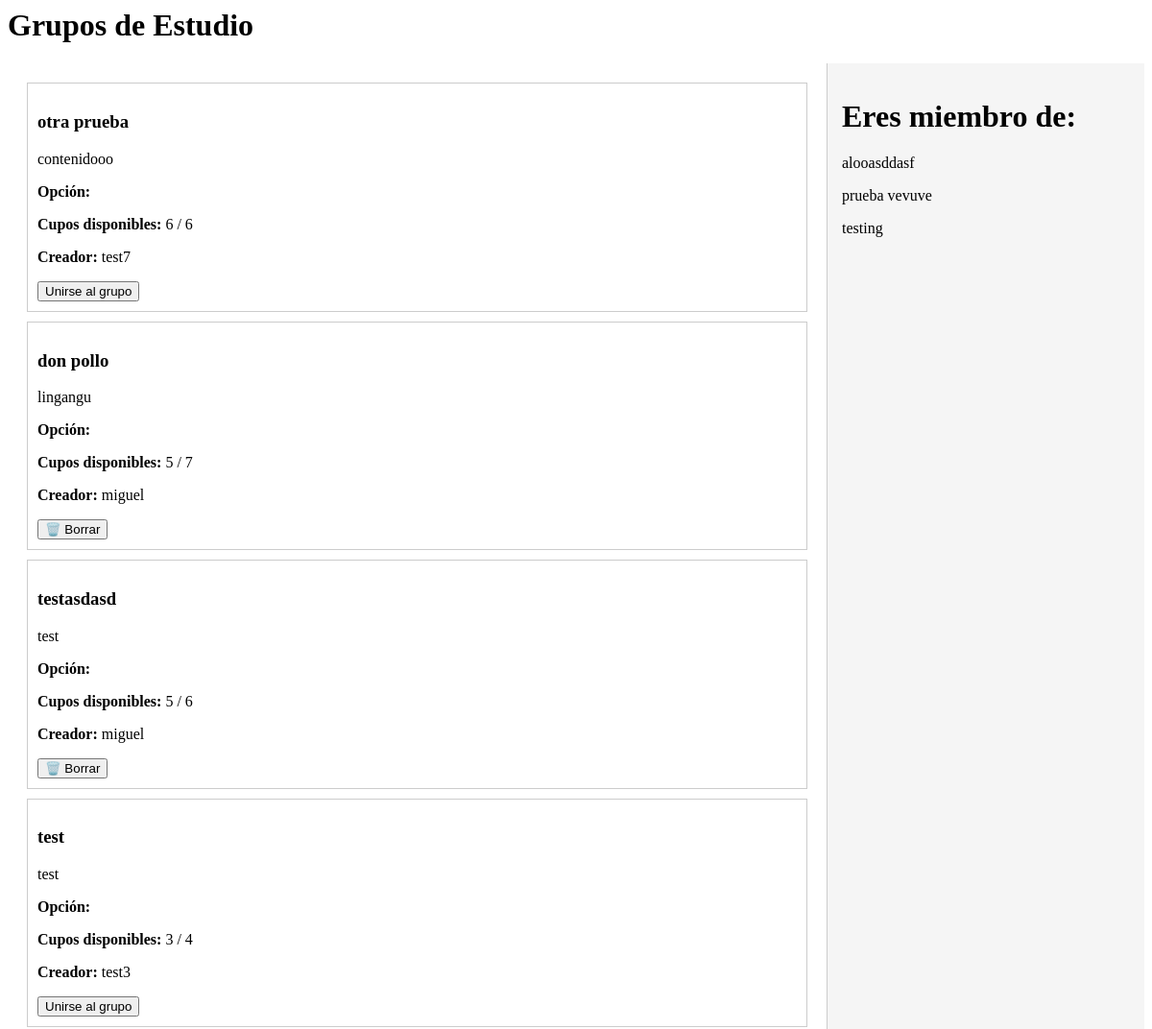
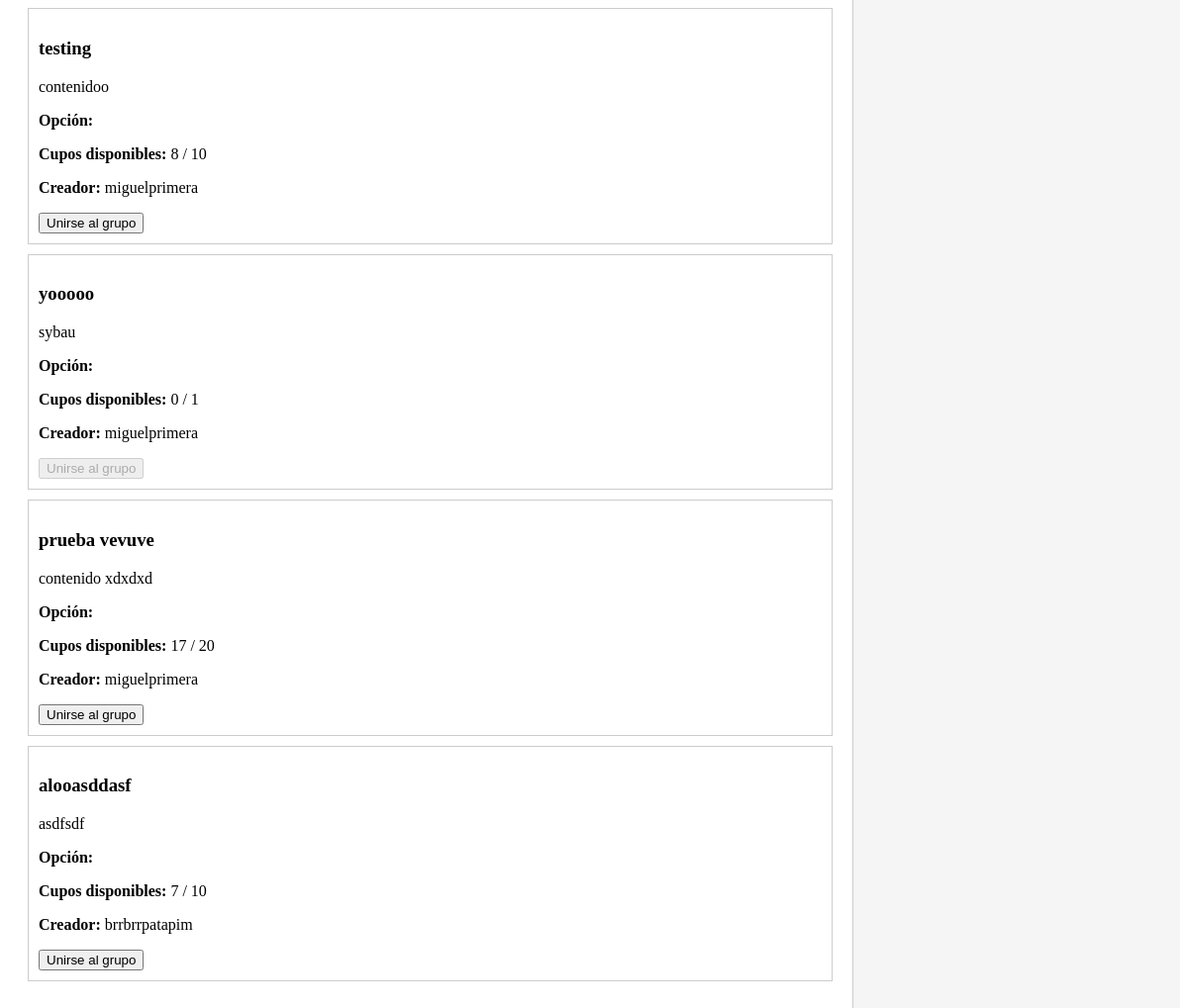
Page /lista_publicaciones (signed in) on the earlier database version (2 pictures, top to bottom).
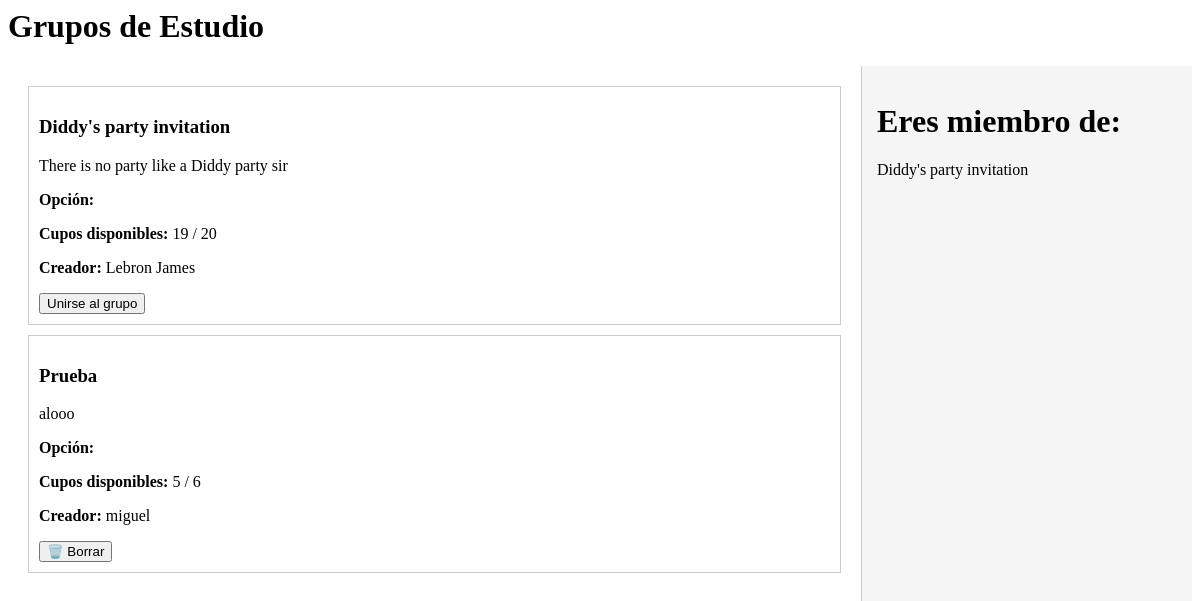
Same page on the later database version.
### myapp/models.py (models this page shows, shortened)
class Publicaciones(models.Model):
    titulo = models.CharField(max_length=100)
    contenido = models.TextField(max_length=700)
    sala = models.ForeignKey('Sala', on_delete=models.CASCADE, related_name='publicaciones')
    cupos_maximos = models.PositiveIntegerField(default=1)
    cupos_disponibles = models.PositiveIntegerField(editable=False)
    creador = models.ForeignKey(User, on_delete=models.CASCADE)
    fecha_creacion = models.DateTimeField(auto_now_add=True)

class UnionGrupo(models.Model):
    usuario = models.ForeignKey(User, on_delete=models.CASCADE)
    publicacion = models.ForeignKey(Publicaciones, on_delete=models.CASCADE, related_name='participantes')
    class Meta:
        unique_together = ('usuario', 'publicacion')

### myapp/views.py (the view)
# urls.py: path('lista_publicaciones', views.lista_publicaciones, name='lista_publicaciones'),
@login_required(login_url='mensaje')
def lista_publicaciones(request):
    publicaciones = Publicaciones.objects.all().order_by('-fecha_creacion')
    usuario = request.user
    unido = UnionGrupo.objects.filter(usuario=usuario)
    return render(request, 'myapp/lista_publicaciones.html', {'publicaciones': publicaciones, 'unido': unido})

### myapp/templates/myapp/lista_publicaciones.html (shortened to what this page needs)
<h1>Grupos de Estudio</h1>
<div class="contenedor-principal">
  <div class="contenido">
    {% for pub in publicaciones %}
      <div style="border:1px solid #ccc; padding:10px; margin-bottom:10px;">
        <h3>{{ pub.titulo }}</h3>
        <p class='descripcion'>{{ pub.contenido }}</p>
        <p><strong>Opción:</strong> {{ pub.get_opcion_display }}</p>
        <p><strong>Cupos disponibles:</strong> {{ pub.cupos_disponibles }} / {{ pub.cupos_maximos }}</p>
        <p><strong>Creador:</strong> {{ pub.creador.username }}</p>
        {% if user == pub.creador %}
          <form action="{% url 'borrar_publicacion' pub.id %}" method="GET" style="display:inline;">
            <button type="submit">🗑️ Borrar</button>
          </form>
        {% else %}
          <form action="{% url 'unirse_grupo' pub.id %}" method="POST" style="display:inline;">
            <button type="submit" {% if pub.cupos_disponibles == 0 %}disabled{% endif %}>
              Unirse al grupo
            </button>
          </form>
        {% endif %}
      </div>
    {% empty %}
      <p>No hay publicaciones disponibles.</p>
    {% endfor %}
  </div>
  <div class="panel-derecho">
    <h1>Eres miembro de:</h1>
    {% for grupo in unido %}
    <p>
      {{grupo.publicacion.titulo}}
    </p>
    {% endfor %}
  </div>
</div>

### myapp/templates/myapp/lista_publicaciones.html (style rules this page uses)
.contenedor-principal { display: flex; height: 100vh; overflow: hidden; }
.contenido { flex: 1; padding: 20px; overflow-y: auto; }
.descripcion { word-wrap: break-word; overflow-wrap: break-word; word-break: break-word; white-space: normal; max-width: 100%; }
.panel-derecho { width: 300px; background-color: #f5f5f5; border-left: 1px solid #ccc; padding: 15px; overflow-y: auto; }

Differences in the rows shown:
removed Publicaciones: titulo "otra prueba", contenido "contenidooo", cupos_disponibles "6", cupos_maximos "6", creador.username "test7", shows "Unirse al grupo"
removed Publicaciones: titulo "don pollo", contenido "lingangu", cupos_disponibles "5", cupos_maximos "7", creador.username "miguel", shows "🗑️ Borrar"
removed Publicaciones: titulo "testasdasd", contenido "test", cupos_disponibles "5", cupos_maximos "6", creador.username "miguel", shows "🗑️ Borrar"
removed Publicaciones: titulo "test", contenido "test", cupos_disponibles "3", cupos_maximos "4", creador.username "test3", shows "Unirse al grupo"
removed Publicaciones: titulo "testing", contenido "contenidoo", cupos_disponibles "8", cupos_maximos "10", creador.username "miguelprimera", shows "Unirse al grupo"
removed Publicaciones: titulo "yooooo", contenido "sybau", cupos_disponibles "0", cupos_maximos "1", creador.username "miguelprimera", shows "Unirse al grupo"
removed Publicaciones: titulo "prueba vevuve", contenido "contenido xdxdxd", cupos_disponibles "17", cupos_maximos "20", creador.username "miguelprimera", shows "Unirse al grupo"
removed Publicaciones: titulo "alooasddasf", contenido "asdfsdf", cupos_disponibles "7", cupos_maximos "10", creador.username "brrbrrpatapim", shows "Unirse al grupo"
removed UnionGrupo: publicacion.titulo "alooasddasf"
removed UnionGrupo: publicacion.titulo "prueba vevuve"
removed UnionGrupo: publicacion.titulo "testing"
added Publicaciones: titulo "Diddy's party invitation", contenido "There is no party like a Diddy party sir", cupos_disponibles "19", cupos_maximos "20", creador.username "Lebron James", shows "Unirse al grupo"
added Publicaciones: titulo "Prueba", contenido "alooo", cupos_disponibles "5", cupos_maximos "6", creador.username "miguel", shows "🗑️ Borrar"
added UnionGrupo: publicacion.titulo "Diddy's party invitation"
